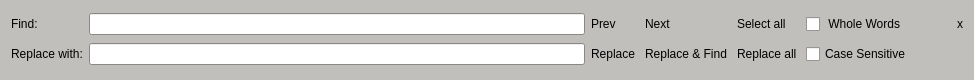
<?xml version="1.0" encoding="UTF-8"?>
<ui version="4.0">
 <class>FindReplaceWidget</class>
 <widget class="QWidget" name="FindReplaceWidget">
  <property name="geometry">
   <rect>
    <x>0</x>
    <y>0</y>
    <width>974</width>
    <height>80</height>
   </rect>
  </property>
  <property name="sizePolicy">
   <sizepolicy hsizetype="Preferred" vsizetype="Fixed">
    <horstretch>0</horstretch>
    <verstretch>0</verstretch>
   </sizepolicy>
  </property>
  <property name="palette">
   <palette>
    <active>
     <colorrole role="Window">
      <brush brushstyle="SolidPattern">
       <color alpha="255">
        <red>192</red>
        <green>191</green>
        <blue>188</blue>
       </color>
      </brush>
     </colorrole>
    </active>
    <inactive>
     <colorrole role="Window">
      <brush brushstyle="SolidPattern">
       <color alpha="255">
        <red>192</red>
        <green>191</green>
        <blue>188</blue>
       </color>
      </brush>
     </colorrole>
    </inactive>
    <disabled>
     <colorrole role="Base">
      <brush brushstyle="SolidPattern">
       <color alpha="255">
        <red>192</red>
        <green>191</green>
        <blue>188</blue>
       </color>
      </brush>
     </colorrole>
     <colorrole role="Window">
      <brush brushstyle="SolidPattern">
       <color alpha="255">
        <red>192</red>
        <green>191</green>
        <blue>188</blue>
       </color>
      </brush>
     </colorrole>
    </disabled>
   </palette>
  </property>
  <property name="windowTitle">
   <string>Form</string>
  </property>
  <layout class="QGridLayout" name="gridLayout">
   <item row="0" column="5">
    <widget class="QCheckBox" name="chkWhole">
     <property name="text">
      <string> Whole Words</string>
     </property>
    </widget>
   </item>
   <item row="1" column="0">
    <widget class="QLabel" name="label_2">
     <property name="text">
      <string>Replace with:</string>
     </property>
    </widget>
   </item>
   <item row="0" column="3">
    <widget class="ClickableLabel" name="btnFindNext">
     <property name="text">
      <string>Next</string>
     </property>
    </widget>
   </item>
   <item row="0" column="6">
    <spacer name="horizontalSpacer">
     <property name="orientation">
      <enum>Qt::Orientation::Horizontal</enum>
     </property>
     <property name="sizeHint" stdset="0">
      <size>
       <width>40</width>
       <height>20</height>
      </size>
     </property>
    </spacer>
   </item>
   <item row="0" column="2">
    <widget class="ClickableLabel" name="btnFindPrev">
     <property name="text">
      <string>Prev</string>
     </property>
    </widget>
   </item>
   <item row="1" column="4">
    <widget class="ClickableLabel" name="btnReplaceAll">
     <property name="text">
      <string>Replace all </string>
     </property>
    </widget>
   </item>
   <item row="0" column="0">
    <widget class="QLabel" name="label">
     <property name="text">
      <string>Find:</string>
     </property>
    </widget>
   </item>
   <item row="1" column="5">
    <widget class="QCheckBox" name="chkCaseSensitive">
     <property name="text">
      <string>Case Sensitive</string>
     </property>
    </widget>
   </item>
   <item row="1" column="2">
    <widget class="ClickableLabel" name="btnReplace">
     <property name="text">
      <string>Replace </string>
     </property>
    </widget>
   </item>
   <item row="1" column="1">
    <widget class="QLineEdit" name="txtReplace">
     <property name="sizePolicy">
      <sizepolicy hsizetype="Expanding" vsizetype="Fixed">
       <horstretch>1</horstretch>
       <verstretch>0</verstretch>
      </sizepolicy>
     </property>
    </widget>
   </item>
   <item row="1" column="3">
    <widget class="ClickableLabel" name="btnReplaceAndFind">
     <property name="text">
      <string>Replace &amp; Find </string>
     </property>
    </widget>
   </item>
   <item row="0" column="4">
    <widget class="ClickableLabel" name="btnSelectAll">
     <property name="text">
      <string>Select all</string>
     </property>
    </widget>
   </item>
   <item row="0" column="1">
    <widget class="QLineEdit" name="txtFind">
     <property name="sizePolicy">
      <sizepolicy hsizetype="Expanding" vsizetype="Fixed">
       <horstretch>0</horstretch>
       <verstretch>1</verstretch>
      </sizepolicy>
     </property>
    </widget>
   </item>
   <item row="0" column="7">
    <widget class="ClickableLabel" name="btnHide">
     <property name="text">
      <string>x</string>
     </property>
    </widget>
   </item>
  </layout>
 </widget>
 <customwidgets>
  <customwidget>
   <class>ClickableLabel</class>
   <extends>QLabel</extends>
   <header location="global">clickablelabel.h</header>
  </customwidget>
 </customwidgets>
 <resources/>
 <connections/>
</ui>
